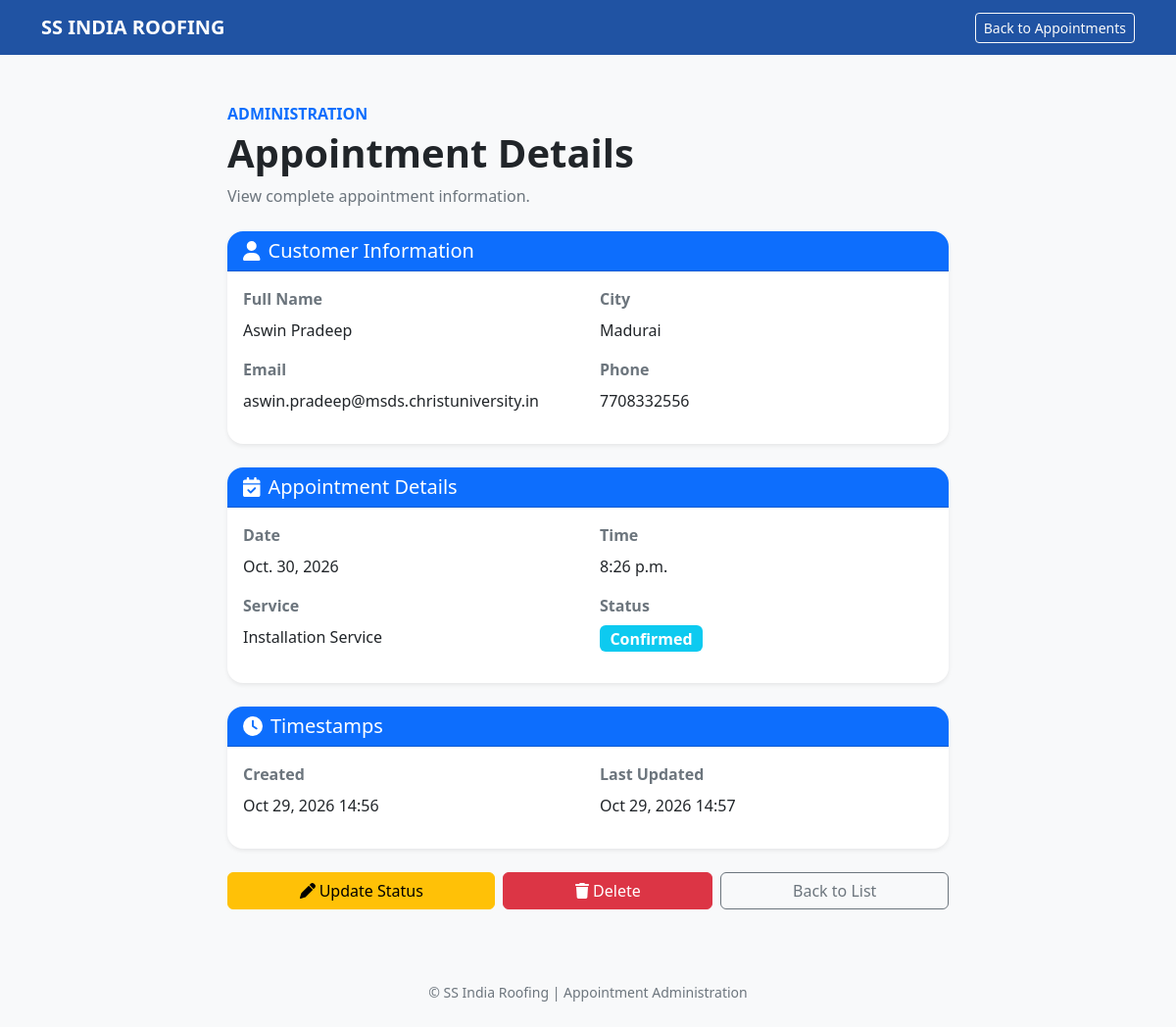
Screenshot of /manage/appointments/1/ (signed in) with the database file from the repository.
### roofing/models.py (models this page shows, shortened)
class Appointment(models.Model):
    SERVICE_CHOICES = [
        ('profile-sheet', 'Profile Sheet'),
        ('linear-sheet', 'Linear Sheet'),
        ('polycarbonate-sheet', 'Polycarbonate Sheet'),
        ('installation', 'Installation Service'),
        ('repair', 'Repair Service'),
        ('inspection', 'Roof Inspection'),
    ]
    STATUS_CHOICES = [
        ('pending', 'Pending'),
        ('confirmed', 'Confirmed'),
        ('completed', 'Completed'),
        ('cancelled', 'Cancelled'),
    ]
    first_name = models.CharField(max_length=100)
    last_name = models.CharField(max_length=100)
    city = models.CharField(max_length=100)
    phone = models.CharField(max_length=15)
    email = models.EmailField()
    date = models.DateField()
    time = models.TimeField()
    service = models.CharField(max_length=30, choices=SERVICE_CHOICES)
    message = models.TextField(blank=True)
    status = models.CharField(max_length=20, choices=STATUS_CHOICES, default='pending')
    created_at = models.DateTimeField(auto_now_add=True, null=True)
    updated_at = models.DateTimeField(auto_now=True, null=True)

### roofing/views.py (the view)
@user_passes_test(staff_required)
def appointment_detail(request, pk):
    appointment = get_object_or_404(Appointment, pk=pk)
    return render(request, 'appointment_detail.html', {'appointment': appointment})

### roofing/views.py (called while the page is built)
def staff_required(user):
    return user.is_staff and user.is_authenticated

### templates/appointment_detail.html (shortened to what this page needs)
<!DOCTYPE html>
<html lang="en">
<head>
    <link href="https://cdn.jsdelivr.net/npm/bootstrap@5.3.8/dist/css/bootstrap.min.css" rel="stylesheet">
</head>
<body class="bg-light">
<nav class="navbar navbar-dark" style="background:#2053a3">
    <div class="container">
        <a class="navbar-brand fw-bold" href="{% url 'home' %}">
            SS INDIA ROOFING
        </a>
        <a href="{% url 'appointment_list' %}" class="btn btn-outline-light btn-sm">
            Back to Appointments
        </a>
    </div>
</nav>
<main class="container py-5">
    <div class="row justify-content-center">
        <div class="col-lg-8">
            <div class="mb-4">
                <p class="text-primary fw-semibold mb-1">ADMINISTRATION</p>
                <h1 class="fw-bold">Appointment Details</h1>
                <p class="text-secondary">View complete appointment information.</p>
            </div>
            <div class="card border-0 shadow-sm rounded-4 mb-4">
                <div class="card-header bg-primary text-white rounded-top-4">
                    <h5 class="mb-0"><i class="fa-solid fa-user me-2"></i>Customer Information</h5>
                </div>
                <div class="card-body">
                    <div class="row">
                        <div class="col-md-6 mb-3">
                            <label class="form-label fw-semibold text-secondary">Full Name</label>
                            <p class="mb-0">{{ appointment.first_name }} {{ appointment.last_name }}</p>
                        </div>
                        <div class="col-md-6 mb-3">
                            <label class="form-label fw-semibold text-secondary">City</label>
                            <p class="mb-0">{{ appointment.city }}</p>
                        </div>
                        <div class="col-md-6 mb-3">
                            <label class="form-label fw-semibold text-secondary">Email</label>
                            <p class="mb-0">{{ appointment.email }}</p>
                        </div>
                        <div class="col-md-6 mb-3">
                            <label class="form-label fw-semibold text-secondary">Phone</label>
                            <p class="mb-0">{{ appointment.phone }}</p>
                        </div>
                    </div>
                </div>
            </div>
            <div class="card border-0 shadow-sm rounded-4 mb-4">
                <div class="card-header bg-primary text-white rounded-top-4">
                    <h5 class="mb-0"><i class="fa-solid fa-calendar-check me-2"></i>Appointment Details</h5>
                </div>
                <div class="card-body">
                    <div class="row">
                        <div class="col-md-6 mb-3">
                            <label class="form-label fw-semibold text-secondary">Date</label>
                            <p class="mb-0">{{ appointment.date }}</p>
                        </div>
                        <div class="col-md-6 mb-3">
                            <label class="form-label fw-semibold text-secondary">Time</label>
                            <p class="mb-0">{{ appointment.time }}</p>
                        </div>
                        <div class="col-md-6 mb-3">
                            <label class="form-label fw-semibold text-secondary">Service</label>
                            <p class="mb-0">{{ appointment.get_service_display }}</p>
                        </div>
                        <div class="col-md-6 mb-3">
                            <label class="form-label fw-semibold text-secondary">Status</label>
                            <p class="mb-0">
                                <span class="badge
                                    {% if appointment.status == 'pending' %}bg-warning text-dark
                                    {% elif appointment.status == 'confirmed' %}bg-info
                                    {% elif appointment.status == 'completed' %}bg-success
                                    {% elif appointment.status == 'cancelled' %}bg-danger
                                    {% else %}bg-secondary{% endif %} fs-6">
                                    {{ appointment.get_status_display }}
                                </span>
                            </p>
                        </div>
                    </div>
                </div>
            </div>
            <div class="card border-0 shadow-sm rounded-4 mb-4">
                <div class="card-header bg-primary text-white rounded-top-4">
                    <h5 class="mb-0"><i class="fa-solid fa-clock me-2"></i>Timestamps</h5>
                </div>
                <div class="card-body">
                    <div class="row">
                        <div class="col-md-6 mb-3">
                            <label class="form-label fw-semibold text-secondary">Created</label>
                            <p class="mb-0">{{ appointment.created_at|date:"M d, Y H:i" }}</p>
                        </div>
                        <div class="col-md-6 mb-3">
                            <label class="form-label fw-semibold text-secondary">Last Updated</label>
                            <p class="mb-0">{{ appointment.updated_at|date:"M d, Y H:i" }}</p>
                        </div>
                    </div>
                </div>
            </div>
            <div class="d-flex gap-2">
                <a href="{% url 'appointment_update' appointment.pk %}" class="btn btn-warning flex-fill">
                    <i class="fa-solid fa-pen me-1"></i>Update Status
                </a>
                <a href="{% url 'appointment_delete' appointment.pk %}" class="btn btn-danger flex-fill">
                    <i class="fa-solid fa-trash me-1"></i>Delete
                </a>
                <a href="{% url 'appointment_list' %}" class="btn btn-outline-secondary flex-fill">
                    Back to List
                </a>
            </div>
        </div>
    </div>
</main>
<footer class="text-center text-secondary py-4">
    <small>© SS India Roofing | Appointment Administration</small>
</footer>
</body>
</html>

### rows the page displays
Appointment: first_name "Aswin", last_name "Pradeep", city "Madurai", email "aswin.pradeep@msds.christuniversity.in", phone "7708332556", date "Oct. 30, 2026", time "8:26 p.m.", service "Installation Service", status "Confirmed", created_at "Oct 29, 2026 14:56", updated_at "Oct 29, 2026 14:57"
